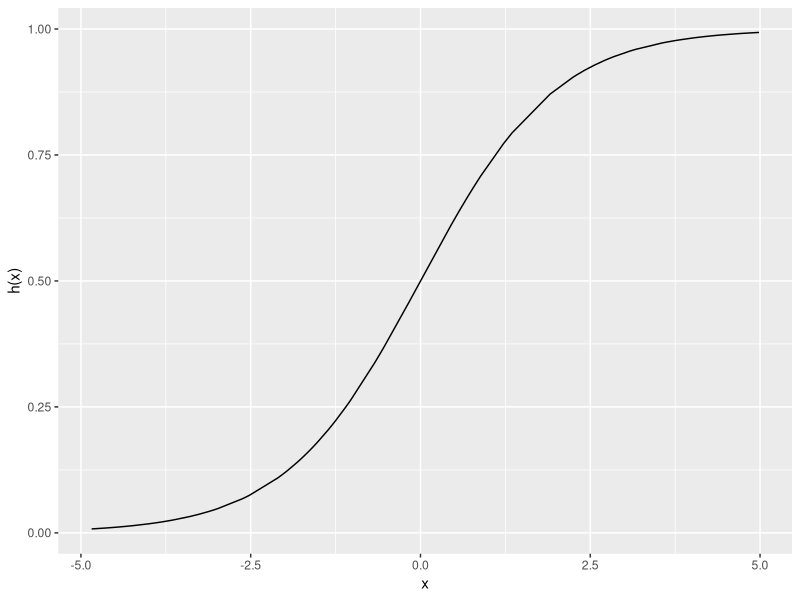
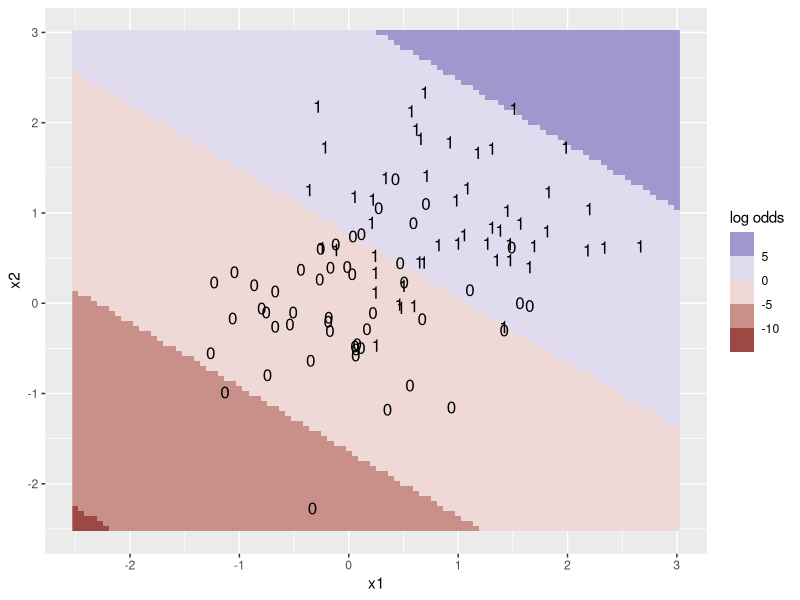

Write the R code that produced these figures, in order.
## ---- chunk 1
#| fig-width: 6
#| fig-height: 4
library(tidyverse)
n <- 100
a <- 2
x <- runif(n, -5, 5)
y <- 1 / (1 + exp(-x))
df <- tibble(x, y)
ggplot(df, aes(x, y)) +
  geom_line() +
  labs(x = "x", y = "h(x)")
## ---- chunk 2
#| code-fold: true
#| fig-width: 8
#| fig-height: 5
library(mvtnorm)
library(MASS)
generate_lda_2d <- function(
    n, p = c(.5, .5),
    mu = matrix(c(0, 0, 1, 1), 2),
    Sigma = diag(2)) {
  X <- rmvnorm(n, sigma = Sigma)
  tibble(
    y = which(rmultinom(n, 1, p) == 1, TRUE)[, 1],
    x1 = X[, 1] + mu[1, y],
    x2 = X[, 2] + mu[2, y]
  )
}

dat1 <- generate_lda_2d(100, Sigma = .5 * diag(2))
logit <- glm(y ~ ., dat1 |> mutate(y = y - 1), family = "binomial")

gr <- expand_grid(x1 = seq(-2.5, 3, length.out = 100), 
                  x2 = seq(-2.5, 3, length.out = 100))
pts <- predict(logit, gr)
g0 <- ggplot(dat1, aes(x1, x2)) +
  scale_shape_manual(values = c("0", "1"), guide = "none") +
  geom_raster(data = tibble(gr, disc = pts), aes(x1, x2, fill = disc)) +
  geom_point(aes(shape = as.factor(y)), size = 4) +
  coord_cartesian(c(-2.5, 3), c(-2.5, 3)) +
  scale_fill_steps2(n.breaks = 6, name = "log odds") 
g0
